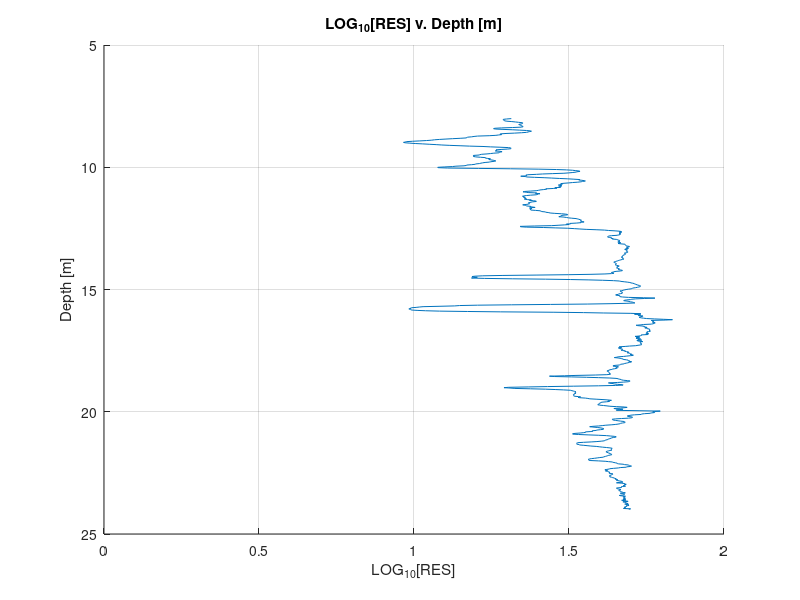

Write MATLAB code to recreate this figure. (Note: this script raises an error after producing the figure.)

% % Author: Nathan Benton 
% % Description: accepts EC (mS/m) and Depth (m) as single input file  
% % and then uses 'ginput' to select certain ranges of depth/EC pairs 
% % to approximate lithology - note that the only purpose of this script
% % is to find and select which lithology is at which depth (i.e., the 
% % EC/ER value that is simultaneously evaluated in section 1 is NOT 
% % important - the only data we care about it the depth/litho pair 
% % Created: 03/14/17
% % Modified: (v.1)->03/26/15, (v.2)->03/30/17, (v.3)->04/01/17
% % (v.4)->04/06/17, (v.5)->04/26/17
% % Special Note: for each run of this script, the clc and clear 
% % must remain - it clears all memory before each interation 
% -------------------------------------------------------------------

                            %---SECTION 1---%
% % Objective: to convert units to match HAY data and to perform 
% % graphical input via 'ginput' to select depth/litho pairs 

clc; clear all; %clear all current memory 

%accept user input and assign to variables for EC(S/m) and depth[m]
all_data=dlmread('W5_EC.txt');    %manually provide input file 
depth=all_data(:,1); ec=all_data(:,2)/1000; %mS/m to S/m

%change EC to LOG10[RES]
for i1=1:size(all_data,1),
    if(ec(i1)==0)   %special case of when EC/RC is zero 
        er(i1)=0;   %if array element=0, then assign (remain) zero 
        erLOG10(i1)=ec(i1);
        continue;   %if condition is met, loop returns to control 
    end
    er(i1)=1/ec(i1);
    erLOG10(i1)=log10(er(i1));
end

%assign log10(ER) to column 2 of all_data for later use in section 4
all_data(:,2)=erLOG10;


%plotting and special formatting of plot 
figure; hold on; grid on; set(gca,'Ydir','reverse');    %reverse y-axis 
plot(erLOG10,depth); xlim([0,2]);   %generate 2-D plot and set x-axis lim
title('LOG_{10}[RES] v. Depth [m]') %main title 
xlabel('LOG_{10}[RES]');   %x-axis title 
ylabel('Depth [m]');    %y-axis title 

%select possible ranges for given litho types via user (graphical) input
i=1;    %counter and index used in looping 
while('true')   %while-loop continues until short-circuit by 'break'

    %input and launch plot
    %note: mouse click on far left generates a 1 value and the far right 
    %generates a 3 -> 1=clay and 3=sand [the middle button gives 2, but 
    %there is no need for that yet
    %special note: only click the mouse ONCE for each enter - if the mouse 
    %is clicked more than once, the entire program will fail 
  
    %prompt for user input
    fprintf('Cell: %d -> Select Range of Litho Type: \n',i);
    fprintf('***NOTE: left click for CLAY and right click for SAND. \n');
    
    %user input via ginput - remember that we only care about the 
    %depth/litho pair - NOT the ER/EC value
    [selected_ec,selected_depth,litho_type_button]=ginput();

    %empty array/cell from ginput to short circuit loop
    if(isempty(selected_ec(:)))
        hold off;
        fprintf('\n~NOTHING ENTERED -> CELL %d WILL BE DISREGARDED~\n',i);
        break;  
    end
    
    %add references line of current depth - don't pick points above it
    hline=refline([0 selected_depth]);  %no slope (o) and y-intercept 
    hline.Color='r';    %color type for horizontal line 
    
    %the litho_cells cell data type will be used in section two 
    %for further processing of ER, Depth, and Litho data triplets 
    litho_cells{i}=[selected_ec,selected_depth,litho_type_button];

    i=i+1; %update index/counter 
end

                            %---SECTION 2---%
% % Objective: to accept data from section 1 and take data from cell
% % and convert/transfer data to arrays for later processing   
                            
total_size=size(litho_cells,2); %total size of array from section 1 loop 

%arrays corresponding to ER/EC, depth, and litho are populated with zeros
all_ER=zeros(1,total_size); 
all_DEPTH=zeros(1,total_size);
all_LITHO=zeros(1,total_size);

for i1=1:size(litho_cells,2),
    %data from the litho_cells are assigned to seperate arrays
    all_ER(:,i1)=litho_cells{1,i1}(1,1); 
    all_DEPTH(:,i1)=litho_cells{1,i1}(1,2);
    all_LITHO(:,i1)=litho_cells{1,i1}(1,3);
end     

%all data from section 1 and 2 are now combined into single array 
ALL=[all_ER; all_DEPTH; all_LITHO]; %all data types now concatenated     
ALL=ALL';   %take transpose to format correctly                                                                                          
                                                      
                            %---SECTION 3---%                           
% % Objective: to accept data from section 2 and combine litho type with
% % all depth/EC/litho data into single array

%this loop will fail if the user only selected one point - there must be 
%at least two points in order for this evaluation to work
last=size(ALL,1);   %for last interation of second loop
for i1=1:size(ALL,1),   %first loop start 
    for i2=1:size(all_data,1),  %second loop start 
        %for the first depth value 
        if(i1==1 && all_data(i2,1)<=ALL(1,2))
            all_data(i2,3)=ALL(i1,3);
        end
        %for all middle values
        if(i1~=1 && i1~=last && all_data(i2,1)<=ALL(i1,2) && all_data(i2,1)>ALL(i1-1,2))
            all_data(i2,3)=ALL(i1,3);
        end 
        %for the last value
        if(i1==last && all_data(i2,1)<=ALL(last,2) && all_data(i2,1)>ALL(i1-1,2))
            all_data(i2,3)=ALL(i1,3);
        end 
    end %end of second loop
end %end of first loop                            
                            
                            %---SECTION 4---%                           
% % Objective: calculates acoustic impedance (AI) from EC to velocity 
% % based on HAY data - thus this transform is not a direct calculation 
% % instead it is merely a replacement of EC to s-wave velocity         
          
%read in and assign HAY data for EC/ER to velocity replacement 
%note: the way the that the HAY txt file is arranged is - from left 
%to right - the columns are arranged from log10(RES), V_s, and soil type 
HAY_1_Vs_LOG10R_ST=dlmread('HAY_1_Vs_LOG10R_ST.txt');

%modify litho type value from section 1 to compare with HAY data set,
%which retains values around ~1.0 for clay and ~2.0 for sand - normal 
%values for c_max and s_max are 1.4 and 2.3, respectively
c_max=input('\nEnter MAX threshold value for CLAY: \n');
s_max=input('Enter MAX threshold value for SAND: \n');

%this loop takes c_max and s_max and replaces the original litho type 
%values from section 1 with user input shown above 
for i1=1:size(all_data,1),
    if(all_data(i1,3)==3)
        all_data(i1,3)=s_max;
    end
    if(all_data(i1,3)==1)
        all_data(i1,3)=c_max;
    end
end

%the loop below serves to compare HAY data (imported above)
%with the imported well data - in the process of this "comparing" section,
%the min error between well ER and HAY ER is calculated. 
%whichever Vs/ER pair results in the best value, the Vs is assigned to 
%cell of the well data for a given litho type, ER, and depth triplet
for i1=1:size(all_data,1),    %first loop - i1 
    least_ab_error_win=100000000;   %sloppy coding, but neccessary 
    for i2=1:size(HAY_1_Vs_LOG10R_ST,1), %second loop - i2
        %for the clay 
        if(HAY_1_Vs_LOG10R_ST(i2,3)<=all_data(i1,3))
            least_ab_error_temp=((abs(all_data(i1,2)- ...
            HAY_1_Vs_LOG10R_ST(i2,3)))/all_data(i1,2))*100;
            if(least_ab_error_temp<least_ab_error_win)  
                 %least absolute error between well and HAY data 
                 least_ab_error_win=least_ab_error_temp;
                 %assign Vs based from ER error
                 all_data(i1,4)=HAY_1_Vs_LOG10R_ST(i2,1);
                 %assign best error
                 all_data(i1,5)=least_ab_error_win;
            end
        end
        
        %for the sand
        if(HAY_1_Vs_LOG10R_ST(i2,3)<=all_data(i1,3) && HAY_1_Vs_LOG10R_ST(i2,3)>c_max)
            least_ab_error_temp=((abs(all_data(i1,3)- ...
            HAY_1_Vs_LOG10R_ST(i2,3)))/all_data(i1,3))*100;
            if(least_ab_error_temp<least_ab_error_win)
                 %least absolute error between well and HAY data 
                 east_ab_error_win=least_ab_error_temp;
                 %assign Vs based from ER error
                 all_data(i1,4)=HAY_1_Vs_LOG10R_ST(i2,1);    
            end
        end
    end   %end of loop 2
end    %end of loop 1

%all processed data is arranged below (as columns) to depth, Vs, and
%density - note that density is a constant one for simplification 
d_Vs_rho=[all_data(:,1),all_data(:,4),ones(size(all_data,1),1)];

%plot velocity log with respect to depth
figure; hold on; grid on; set(gca,'Ydir','reverse');
plot(all_data(:,4),all_data(:,1))
title('Shear-Wave Velocity v. Depth') %main title 
xlabel('Velocity [m/s]');   %x-axis title 
ylabel('Depth [m]');    %y-axis title 

%ginput is now used to pick a general velocity trend 
%[vel,depth]=ginput();
%vel=smooth(all_data(:,4),'moving');
%figure; hold on; grid on; set(gca,'Ydir','reverse');
%plot(vel,all_data(:,1));
%title('Low-Pass');



                              
